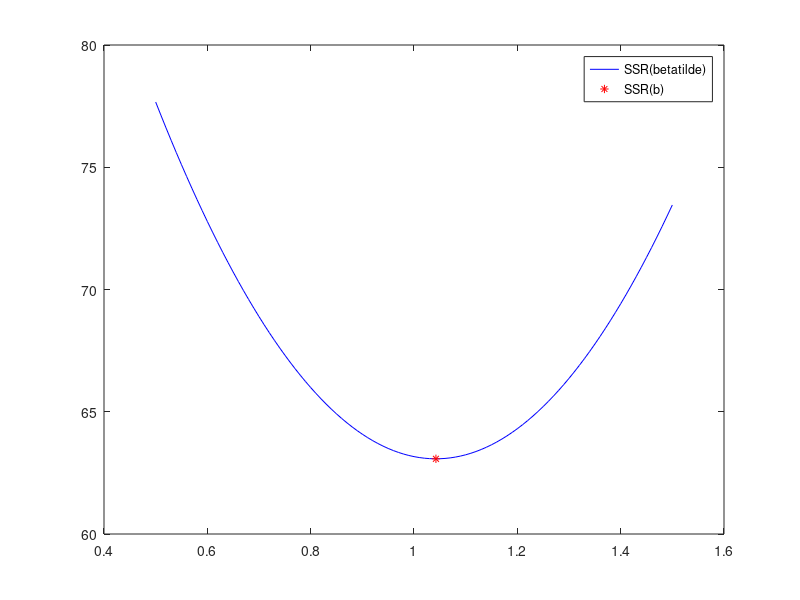

Write the MATLAB code that produced this figure.
% [slide 88] the function SSR(.) is minimized at the OLS estimator b
clear
n=50; X=randn(n,1); beta=1; epsilon=randn(n,1); y=X*beta+epsilon; % generates a data set
b=X\y; % OLS estimate
e=y-X*b; % OLS residuals
SSRb=e'*e; % SSR function at OLS estimate

betatilde=0.5:0.01:1.5; 
SSR=zeros(length(betatilde),1); %preallocation
for j=1:length(betatilde)  
    res=y-X*betatilde(j); % residual vector for given value of betatilde
    SSR(j)=res'*res; % SSR(.) function
end

plot(betatilde,SSR,'-b')
hold on ; plot(b,SSRb,'r*') % check that that SSR(.) is minimized at b
legend('SSR(betatilde)', 'SSR(b)')